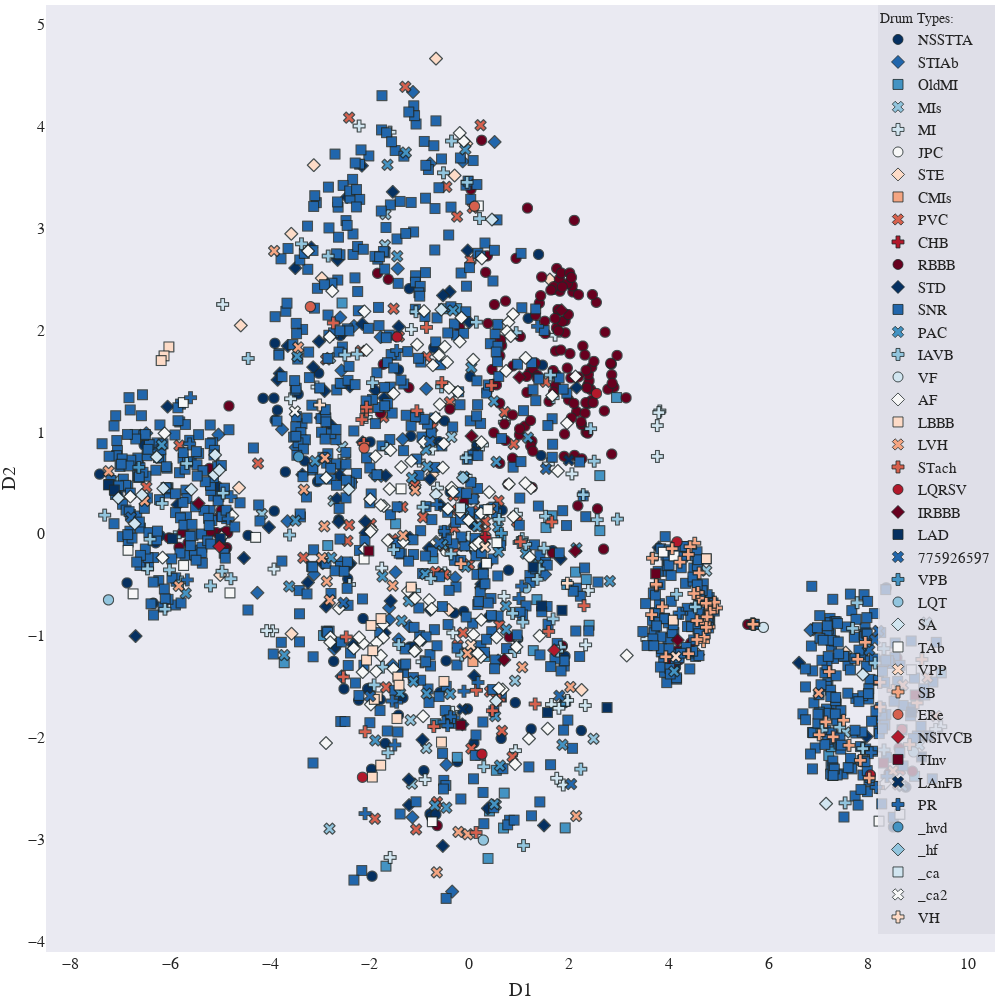

The code cell stored with this chart in its notebook:
### Code cell
from kaleido.scopes.plotly import PlotlyScope
import plotly
import plotly.express as px
nd = 3
t = TSNE(n_components=nd, random_state=0, perplexity=200, verbose=1)
#t = Isomap(n_neighbors, n_components=num_d)
#t = LocallyLinearEmbedding(n_neighbors,n_components=num_d)
# t = SpectralEmbedding(n_neighbors=10,n_components=nd, random_state=1)
df = temp_df
df = plotly_able_df(df, mapper = t, num_d = nd,)
scope = PlotlyScope()

fig = px.scatter(df, x="D1",y="D2",color="label", symbol = 'label',
                    color_discrete_sequence= px.colors.sequential.RdBu_r)
# title_text='2 Dimensional Projection of Latent Variables'
fig.update_layout(
 autosize=False,title_text='',title=None,title_x=0.5, title_y=0.98,
                    template="seaborn",
                    width=1000,
                    height=1000, margin=dict( r=5, l=10, b=0, t=5),
                    font_family="Times New Roman",
                    font_size=16,
                    title_font_family="Times New Roman",
                    title_font_size=28,
                    legend=dict(bgcolor='rgba(220,220,230,0.8)',orientation="v",yanchor="top",y=1,xanchor="right",x=1,
                        font = dict(size=15),title_font = dict(size=14)),
                    legend_title_text="Drum Types:",
                )

fig.update_traces(marker=dict(size=10,opacity=1,line=dict(width=1,color='rgba(30,40,40,0.8)')))
fig.update_xaxes(showgrid=False,zeroline=False,)

fig.update_yaxes(showgrid=False,zeroline=False,)

g=fig
fig.show()
with open("t-SNE.pdf", "wb") as f:
    f.write(scope.transform(fig, format="pdf", width=1000,height=1000,  ))

### Figure 1 — Plotly figure (JSON) as saved in the notebook; plotly's stock layout.template omitted (floating-point values rounded to 4 significant figures; data arrays with more than 128 entries replaced by an {"elided": "..."} marker saying what was removed)
{"data": [{"hovertemplate": "label=NSSTTA<br>D1=%{x}<br>D2=%{y}<extra></extra>", "legendgroup": "NSSTTA", "marker": {"color": "rgb(5,48,97)", "line": {"color": "rgba(30,40,40,0.8)", "width": 1}, "opacity": 1, "size": 10, "symbol": "circle"}, "mode": "markers", "name": "NSSTTA", "showlegend": true, "type": "scattergl", "x": [1.436, -2.441, -3.024, -1.335, 0.6559, -0.3881, -3.916, -2.581, -1.177, -2.133, -0.792, -2.041, -0.1145, -3.482, -0.716, 0.08939, -0.9148, -0.3083, -0.0734, 0.01388, -3.692, -0.468, -3.921, -1.964, -3.852, -0.762, 1.464, -3.312, -1.786, -0.03795, -0.2413, 1.917, -1.193, -0.6109, -1.423, -2.517, -1.954, 0.636, -3.898, -4.44, 0.7834, -2.621, -1.422, -0.5942, -5.057, 8.752, -3.903, 0.9675, -2.592, 0.9192, -1.689, -3.305, -1.124, -2.223, 1.901, -1.205, -1.992, -6.867, 8.358, -0.5003, -2.723, 0.3906, 1.668, -3.047, -6.202, 8.503, 2.243, -4.139, -7.048, 0.2758, -7.417, -4.98, -6.342, 1.238, -6.523, 1.179, 1.74, 4.133, 0.1024, -0.6739, 0.1501, 0.1501, -3.435, -6.294, 1.386, 0.1996], "xaxis": "x", "y": [0.7679, -0.4407, 1.576, -1.608, 0.232, 0.4111, 0.2238, -0.3247, 0.9572, -0.8307, -2.747, -1.518, -0.7602, 1.42, 1.825, -2.051, -2.323, -0.7771, 0.5542, 1.542, 0.6078, -1.245, 1.331, -2.309, 1.213, -2.777, 1.655, 0.9251, -1.626, -1.717, -2.235, -1.2, -1.109, 0.9044, -1.779, -1.52, -3.358, -2.007, 1.116, -0.01538, -0.3568, 0.1388, 1.609, -1.555, 0.4664, -2.485, 1.869, -1.026, 1.945, -1.656, -2.055, 0.7154, -1.109, -1.632, -1.658, 2.406, 0.9021, -0.4812, -0.5293, 1.109, -1.25, -0.8172, -0.1646, 0.512, -0.01777, -2.875, -1.93, 1.33, 0.3762, -0.3189, 0.5856, -0.04194, -0.6805, -1.914, 0.8697, 2.114, 1.559, -1.309, -0.1637, -2.751, 0.8665, 0.8666, 1.371, -0.08743, 2.741, -1.158], "yaxis": "y"}, {"hovertemplate": "label=STIAb<br>D1=%{x}<br>D2=%{y}<extra></extra>", "legendgroup": "STIAb", "marker": {"color": "rgb(33,102,172)", "line": {"color": "rgba(30,40,40,0.8)", "width": 1}, "opacity": 1, "size": 10, "symbol": "diamond"}, "mode": "markers", "name": "STIAb", "showlegend": true, "type": "scattergl", "x": [-1.897, -1.608, -2.317, -1.438, -0.8666, -1.145, -3.65, -0.2844, -2.563, -2.712, -3.485, -5.035, 6.892, -0.7899, -1.781, -3.759, 1.514, -2.571, -1.133, -2.568, -0.1351, -1.419, -3.118, -4.255, -6.482, 6.842, -1.61, -2.374, -2.568, -0.4622, -1.541, -1.772, -0.8118, -1.208, 0.5038, -1.483, -1.34, -2.593, -0.3471, 8.169], "xaxis": "x", "y": [0.5728, -0.8423, 2.038, 2.602, 1.423, -2.78, 0.1243, -0.4291, -1.398, -1.129, 0.8482, 0.9734, -0.9369, 3.632, 1.93, 1.025, -0.3987, -0.2794, 4.334, 1.602, 3.654, -1.034, -0.3982, -0.5782, 0.9874, -0.9446, -0.7251, 0.508, 0.655, -2.264, -1.287, 0.5681, 0.9664, -0.9051, 3.844, -0.377, 0.9287, 2.123, -3.509, -1.806], "yaxis": "y"}, {"hovertemplate": "label=OldMI<br>D1=%{x}<br>D2=%{y}<extra></extra>", "legendgroup": "OldMI", "marker": {"color": "rgb(67,147,195)", "line": {"color": "rgba(30,40,40,0.8)", "width": 1}, "opacity": 1, "size": 10, "symbol": "square"}, "mode": "markers", "name": "OldMI", "showlegend": true, "type": "scattergl", "x": [-0.2441, 0.5394, 1.921, 0.632, 2.127, -2.929, 0.373, 2.949, 2.614, 0.6829, 1.93, -0.2562, -0.6834, -0.5217, 7.206, 7.283, -1.675, 2.614, 0.3043, -2.842, 1.655, 1.353, 1.535, 1.28, 2.344, 0.2223, -3.716, 1.952, -0.7305, 0.6974, -2.555, 2.401, 0.4005, -1.481, 8.929, 7.256, 9.464], "xaxis": "x", "y": [-2.192, -2.319, -2.884, -0.06453, -0.3755, -0.9978, -3.184, 1.337, 0.571, -2.886, -1.64, 2.21, -1.862, 2.208, -2.175, -2.37, -3.26, 0.03159, -1.203, -0.1148, 0.1776, -0.6453, 0.06181, -1.145, -0.4483, -2.169, -1.264, -0.497, -0.2428, -2.544, 2.264, -0.8963, -2.718, 0.0986, -2.378, -2.088, -1.363], "yaxis": "y"}, {"hovertemplate": "label=MIs<br>D1=%{x}<br>D2=%{y}<extra></extra>", "legendgroup": "MIs", "marker": {"color": "rgb(146,197,222)", "line": {"color": "rgba(30,40,40,0.8)", "width": 1}, "opacity": 1, "size": 10, "symbol": "x"}, "mode": "markers", "name": "MIs", "showlegend": true, "type": "scattergl", "x": [-0.3614, -1.685, -1.181, -4.162, -1.695, -2.85, 0.5285, 9.167, 4.749, 0.6321, -1.154, -2.727, -0.8662, -7.086, -2.553, 0.9132, -2.794, -2.808, 2.488, 7.541, 9.02], "xaxis": "x", "y": [0.9493, 3.136, -1.826, 0.1934, 2.831, 1.074, -2.658, -0.8707, -0.3613, -1.234, -2.45, 0.3228, -2.101, 0.5248, 0.8535, -1.441, 1.726, -2.892, -2.01, -1.947, -2.072], "yaxis": "y"}, {"hovertemplate": "label=MI<br>D1=%{x}<br>D2=%{y}<extra></extra>", "legendgroup": "MI", "marker": {"color": "rgb(209,229,240)", "line": {"color": "rgba(30,40,40,0.8)", "width": 1}, "opacity": 1, "size": 10, "symbol": "cross"}, "mode": "markers", "name": "MI", "showlegend": true, "type": "scattergl", "x": [-3.948, 1.968, 1.882, 0.2612, 0.9464, 1.646, -0.4387, -0.4938, -5.449, -3.921, 2.33, 2.055, -3.587, 1.75, 3.741, 9.453, 9.351, 3.558, -4.951, -1.76, -0.01865, 0.9417, -0.6422, -0.334, -0.3359, 3.769, 0.9235, 3.818, 3.767, -0.7397, 0.01445, 3.798, -1.591, 0.03472, -1.007, 1.794, -2.213, 2.323, 1.582, 0.1846, -0.9515, -2.072, -0.8909, -1.595, -4.068, -2.406, -2.516, -1.165, 0.6999, 1.718, 2.386, 0.6932, 0.07026, -3.058], "xaxis": "x", "y": [-0.951, -1.634, -2.463, 0.872, -1.033, -1.674, 0.009297, -0.3829, -0.1683, -0.3455, -1.089, 0.5882, 1.325, -2.398, -0.2064, -1.892, -1.918, -1.035, 2.25, -0.3362, -0.03413, 0.1931, 0.4491, -0.971, -1.751, 0.7594, -2.127, 1.205, 1.062, 0.8321, 0.5254, 1.19, -3.174, 3.446, 0.7141, -1.711, 4.0, -1.684, 0.6855, -0.1499, -1.255, 1.142, -2.411, 3.94, -0.9495, -0.4964, 0.7594, 2.004, 1.095, 1.948, -0.5556, -0.6134, -0.1467, 1.44], "yaxis": "y"}, {"hovertemplate": "label=JPC<br>D1=%{x}<br>D2=%{y}<extra></extra>", "legendgroup": "JPC", "marker": {"color": "rgb(247,247,247)", "line": {"color": "rgba(30,40,40,0.8)", "width": 1}, "opacity": 1, "size": 10, "symbol": "circle"}, "mode": "markers", "name": "JPC", "showlegend": true, "type": "scattergl", "x": [-0.4738], "xaxis": "x", "y": [-0.1711], "yaxis": "y"}, {"hovertemplate": "label=STE<br>D1=%{x}<br>D2=%{y}<extra></extra>", "legendgroup": "STE", "marker": {"color": "rgb(253,219,199)", "line": {"color": "rgba(30,40,40,0.8)", "width": 1}, "opacity": 1, "size": 10, "symbol": "diamond"}, "mode": "markers", "name": "STE", "showlegend": true, "type": "scattergl", "x": [-3.123, -1.097, -2.962, -0.671, -4.622, -4.587, -0.4156, 2.249, -0.06348, -3.574, 7.547, -4.999, -3.568, 1.612, -6.598, 4.588, -0.2984, -0.7441], "xaxis": "x", "y": [3.616, 0.4778, 2.508, 4.662, 0.4526, 2.044, -0.7455, -1.531, 3.828, 2.943, -1.165, -0.4036, -0.9795, 2.495, 0.9627, -1.185, 3.515, 0.5842], "yaxis": "y"}, {"hovertemplate": "label=CMIs<br>D1=%{x}<br>D2=%{y}<extra></extra>", "legendgroup": "CMIs", "marker": {"color": "rgb(244,165,130)", "line": {"color": "rgba(30,40,40,0.8)", "width": 1}, "opacity": 1, "size": 10, "symbol": "square"}, "mode": "markers", "name": "CMIs", "showlegend": true, "type": "scattergl", "x": [0.06919], "xaxis": "x", "y": [-1.253], "yaxis": "y"}, {"hovertemplate": "label=PVC<br>D1=%{x}<br>D2=%{y}<extra></extra>", "legendgroup": "PVC", "marker": {"color": "rgb(214,96,77)", "line": {"color": "rgba(30,40,40,0.8)", "width": 1}, "opacity": 1, "size": 10, "symbol": "x"}, "mode": "markers", "name": "PVC", "showlegend": true, "type": "scattergl", "x": [-2.414, -1.097, 8.596, -3.333, 0.01446, 0.4115, 0.2986, 0.3128, -0.3945, -0.931, -1.346, 0.6511, -0.4635, -0.2344, 0.7056, -2.447, -0.6039, -1.727, -0.6797, -2.177, -1.543, -2.876, 1.53, -5.819, 4.054, -0.248, -0.1011, 0.3179, -1.287, -0.008463, -0.1089, -0.7453, 0.9531, 0.3612, -1.522, -1.07, -0.3236, 0.06594, -0.3239, 0.5993, -0.6504, 0.1868, 0.3028, -0.3033, -0.2356, -0.1288, 0.583, -2.414, -4.241, 0.09119, -1.672, -0.4981, 0.2226, -0.5232, 0.02129, 0.1773, 0.8871, 0.8629, -6.48, 8.635, -1.978, 0.2608, -1.415, 0.03792, -0.8591, -1.897], "xaxis": "x", "y": [4.083, 0.4778, -2.458, -0.2348, 0.1421, -1.547, 0.229, 0.1213, 1.291, 0.1622, 0.2638, -1.932, 3.404, -1.092, 1.194, -0.06896, -0.3948, 1.144, -0.3734, 1.795, -0.05281, 1.71, 1.491, 0.8664, -1.003, 3.112, 0.1722, 0.02166, 4.385, -0.2978, -0.1183, 1.044, 0.1191, -0.2718, 2.209, -2.899, 0.3743, 3.199, -0.1867, -0.8953, -2.631, 0.07634, -0.06511, 0.05643, 0.2347, -0.9708, 0.3234, 0.08719, 0.6905, 0.3374, -1.505, -0.3994, 4.008, -0.1191, 2.687, 0.2252, 0.8812, -2.187, 0.4599, -2.318, 0.09613, -0.3833, 1.935, -2.106, 1.735, -2.795], "yaxis": "y"}, {"hovertemplate": "label=CHB<br>D1=%{x}<br>D2=%{y}<extra></extra>", "legendgroup": "CHB", "marker": {"color": "rgb(178,24,43)", "line": {"color": "rgba(30,40,40,0.8)", "width": 1}, "opacity": 1, "size": 10, "symbol": "cross"}, "mode": "markers", "name": "CHB", "showlegend": true, "type": "scattergl", "x": [0.3126], "xaxis": "x", "y": [-0.03393], "yaxis": "y"}, {"hovertemplate": "label=RBBB<br>D1=%{x}<br>D2=%{y}<extra></extra>", "legendgroup": "RBBB", "marker": {"color": "rgb(103,0,31)", "line": {"color": "rgba(30,40,40,0.8)", "width": 1}, "opacity": 1, "size": 10, "symbol": "circle"}, "mode": "markers", "name": "RBBB", "showlegend": true, "type": "scattergl", "x": {"elided": "163 float values"}, "xaxis": "x", "y": {"elided": "163 float values"}, "yaxis": "y"}, {"hovertemplate": "label=STD<br>D1=%{x}<br>D2=%{y}<extra></extra>", "legendgroup": "STD", "marker": {"color": "rgb(5,48,97)", "line": {"color": "rgba(30,40,40,0.8)", "width": 1}, "opacity": 1, "size": 10, "symbol": "diamond"}, "mode": "markers", "name": "STD", "showlegend": true, "type": "scattergl", "x": [-0.143, -0.005742, -1.212, -2.092, -3.352, -0.5344, -2.084, -3.644, -2.455, -2.658, -2.611, -3.803, -1.417, -0.4199, -3.241, -6.654, -6.054, -0.7828, 2.15, -1.711, -2.943, -2.158, 0.3693, -2.52, -3.017, -3.134, -3.848, -1.883, -0.9424, 1.495, -2.334, -0.3978, 4.838, -2.773, -1.679, 0.2397, -2.907, -1.214, 0.03822, -1.538, 7.969, 3.798, -0.9421, -0.5785, -0.03448, 0.2354, 0.08137, -0.5305, -1.758, -1.194, -2.983, -3.172, 0.09592, -2.397, -2.39, -2.148, -2.876, -1.58, -1.701, -0.7909, -5.855, 1.827, -2.419, -0.8095, -2.684, -2.645, -3.494, -4.524, -4.022, 0.1709, -2.143, -6.697, -5.526, 6.61, -2.625], "xaxis": "x", "y": [-1.868, 2.076, -2.66, 0.1211, 0.5809, -3.062, 0.008861, 1.843, 3.303, 0.345, 0.5717, 1.573, 2.033, -1.798, -0.4772, 0.6982, 1.247, -0.7458, 1.435, 1.332, -0.2885, 3.611, -2.693, 1.979, 1.887, 1.635, 1.511, 1.405, -1.04, -2.86, -1.087, 2.375, -0.6419, 1.064, 0.5715, -0.4929, 1.401, -2.41, 0.1058, 3.355, -1.988, -0.1335, -2.02, 0.2809, 2.779, -0.5282, 0.7929, 2.339, -1.01, -0.03844, 1.139, 2.808, -1.394, 1.447, -0.2892, 2.059, -0.7124, -0.658, -0.9706, 0.5362, 0.2852, -0.245, -0.3062, -0.1402, -1.102, 2.687, 2.607, -0.2367, 0.065, -1.151, 0.8989, -1.003, -0.2287, -1.264, 0.1163], "yaxis": "y"}, {"hovertemplate": "label=SNR<br>D1=%{x}<br>D2=%{y}<extra></extra>", "legendgroup": "SNR", "marker": {"color": "rgb(33,102,172)", "line": {"color": "rgba(30,40,40,0.8)", "width": 1}, "opacity": 1, "size": 10, "symbol": "square"}, "mode": "markers", "name": "SNR", "showlegend": true, "type": "scattergl", "x": {"elided": "926 float values"}, "xaxis": "x", "y": {"elided": "926 float values"}, "yaxis": "y"}, {"hovertemplate": "label=PAC<br>D1=%{x}<br>D2=%{y}<extra></extra>", "legendgroup": "PAC", "marker": {"color": "rgb(67,147,195)", "line": {"color": "rgba(30,40,40,0.8)", "width": 1}, "opacity": 1, "size": 10, "symbol": "x"}, "mode": "markers", "name": "PAC", "showlegend": true, "type": "scattergl", "x": [0.5757, -6.173, 0.5841, -1.362, 0.4986, -1.449, -0.4637, -0.5386, -3.616, 7.986, 4.106, -2.774, -0.8579, 0.5159, -0.123, 0.7359, -0.6949, 1.38, -0.8721, -1.746, -3.488, -3.454, -1.645, 0.03761, -0.1163, -0.8888, 0.151, -1.154, -0.8495, -1.889, -1.276, 0.611, -1.39, 0.5426, 1.174, 2.147, -0.08276, 1.864, 8.685, -0.332, -0.07993, 2.816, 1.13, -0.3847, -3.096, -1.217, -1.124, 0.731, 0.4923, -5.691, -3.715], "xaxis": "x", "y": [0.06597, 0.8722, -0.1755, -0.8527, -2.651, 2.723, -2.686, -0.1072, -0.5157, -1.091, -1.349, -0.2344, -1.566, -1.788, 0.2391, -0.9393, -2.665, -0.3027, 0.8257, -0.4187, 0.129, 1.741, 3.62, 1.633, 0.5603, -0.395, 0.07409, 0.5497, 0.6604, -2.026, 3.74, -2.273, -1.564, 0.7064, 0.9433, -0.1419, 3.771, -2.069, -2.475, 2.191, -0.3223, -0.4639, -0.1942, -1.571, 0.7136, -0.6603, -1.449, -0.7087, 1.3, -0.5827, -1.189], "yaxis": "y"}, {"hovertemplate": "label=IAVB<br>D1=%{x}<br>D2=%{y}<extra></extra>", "legendgroup": "IAVB", "marker": {"color": "rgb(146,197,222)", "line": {"color": "rgba(30,40,40,0.8)", "width": 1}, "opacity": 1, "size": 10, "symbol": "cross"}, "mode": "markers", "name": "IAVB", "showlegend": true, "type": "scattergl", "x": [7.888, -2.833, -0.9292, -0.1554, 1.679, -1.1, -0.04747, 1.625, 1.06, -0.06519, 1.07, 8.315, 4.153, -0.3599, 2.282, 1.825, 1.085, 0.8656, -4.438, -1.519, -1.418, -6.164, -7.316, -5.194, -5.671, 8.313, 8.136, 7.07, 0.9964, -1.944, 1.396, -4.962, -2.25, 0.2023, 2.43, 2.563, 0.937, -1.634, -3.608, 0.1377, -6.457, 7.536, -3.369, 1.358, 0.2874, 1.678, -0.7746, 1.494, 0.9065, -6.107, 8.631, -0.37, -1.745, -4.784, -0.5207, 0.5922, -1.073, 1.527, 2.967, -1.912, -5.903, -6.406, -5.775, 7.776, 7.683, 1.768, 1.128, 2.502, -4.941, 4.53, 7.426, -0.5592, -1.659, -2.501, 2.233, -6.017], "xaxis": "x", "y": [-2.106, 2.725, 0.262, -1.19, 1.335, -0.557, 3.447, 1.558, -0.04745, 0.7466, -0.8668, -2.12, -0.5929, 3.853, 0.3846, -1.111, -3.057, -0.7803, 1.72, -0.1546, -1.086, 0.298, 0.1836, -0.5104, 0.6902, -1.126, -1.267, -1.926, -0.08479, 1.483, -0.3447, -0.3664, 1.763, 3.093, 1.031, 0.1387, 1.973, -2.147, -0.01124, 2.076, -0.3433, -2.639, 2.845, -0.4462, -2.284, -0.8342, -0.4386, -0.1405, -1.154, -0.739, -2.453, -0.1968, -1.307, -0.4402, 3.542, 0.1421, 2.179, 0.172, 0.1449, -1.482, -0.02867, -0.05247, -0.472, -0.6753, -0.9279, -1.15, -0.1027, 0.7125, 0.3992, -0.717, -1.896, 1.442, 0.8378, 1.755, -2.308, -0.3533], "yaxis": "y"}, {"hovertemplate": "label=VF<br>D1=%{x}<br>D2=%{y}<extra></extra>", "legendgroup": "VF", "marker": {"color": "rgb(209,229,240)", "line": {"color": "rgba(30,40,40,0.8)", "width": 1}, "opacity": 1, "size": 10, "symbol": "circle"}, "mode": "markers", "name": "VF", "showlegend": true, "type": "scattergl", "x": [5.895], "xaxis": "x", "y": [-0.9174], "yaxis": "y"}, {"hovertemplate": "label=AF<br>D1=%{x}<br>D2=%{y}<extra></extra>", "legendgroup": "AF", "marker": {"color": "rgb(247,247,247)", "line": {"color": "rgba(30,40,40,0.8)", "width": 1}, "opacity": 1, "size": 10, "symbol": "diamond"}, "mode": "markers", "name": "AF", "showlegend": true, "type": "scattergl", "x": [-0.9295, 0.2489, -1.233, 0.7805, -1.962, -2.789, -1.601, -1.977, 1.193, -1.991, -0.3584, -1.521, 0.2301, 0.9158, -1.167, -0.1947, 0.3955, 0.6648, -1.883, -0.6133, 0.08166, -6.116, -4.971, -1.731, -0.5943, -2.067, -2.614, 0.1669, -1.636, -0.33, 0.2301, -2.802, 0.1134, -0.1616, 0.7547, -1.369, -2.792, 0.8827, -6.803, -1.987, 0.5434, 3.154, -1.076, 2.127, -2.129, -1.725, 1.233, -3.237, 0.7355, -2.143, 1.121, -0.1147, 0.2364, -0.9129, -4.759, -1.092, -0.7341, -0.4122, -0.1869, -1.861, -1.718, -1.05, -0.4944, -2.101, 0.2401, -1.525, -0.4478, 1.66, -2.215, -2.752, -0.5136, 1.127, -2.108, 0.8751, -1.585, -0.6682, 0.9427, -1.325, -1.872, -2.878, -1.777, -0.8074, 1.569, -0.1947, 0.1871, -0.9963, -2.321, -0.4326, -1.102, 8.335, -0.5344, 1.958, -0.01712, 0.8276, 1.408, -0.2324, 1.208, 0.07554, 0.7894, 0.5877, 1.773, -0.7571, -0.911, -2.873, -0.6757, -6.156, -1.778], "xaxis": "x", "y": [-1.789, 2.702, -0.5598, 2.075, 0.04063, -1.014, 0.4395, -1.674, -2.009, 0.3396, 0.4527, 1.376, -1.208, -2.259, 0.7163, 1.886, 0.4088, -1.527, 0.7606, 1.752, -0.9884, 0.9856, -0.03032, -1.019, 1.27, 1.802, -0.7302, -1.171, -0.0644, 0.4112, 0.2011, 1.932, -0.1107, 2.12, 1.986, 0.6554, -1.063, 0.1696, 0.3653, 0.02182, -1.016, -1.193, -1.143, 1.543, -1.074, -0.8891, 0.449, 2.774, 1.599, -1.356, 0.4965, 3.852, -0.8431, 0.9019, 0.1776, -0.6336, 1.654, 1.432, 0.2153, -1.069, 0.2721, 1.857, 1.836, -0.148, 0.8988, -1.323, 1.685, 1.356, -1.015, 2.382, 0.8825, 1.726, 2.182, 2.154, 0.8212, -0.08053, -1.109, -0.07581, -1.351, -2.052, -1.195, -0.649, -1.911, 3.932, -0.08675, -1.048, -1.123, 0.245, -1.15, -2.448, 0.65, 1.086, 0.1327, 1.939, -0.9996, 1.392, -0.2291, 1.708, 0.4878, -1.516, 0.617, -0.7357, 2.185, 0.5498, 1.141, -0.233, 0.2807], "yaxis": "y"}, {"hovertemplate": "label=LBBB<br>D1=%{x}<br>D2=%{y}<extra></extra>", "legendgroup": "LBBB", "marker": {"color": "rgb(253,219,199)", "line": {"color": "rgba(30,40,40,0.8)", "width": 1}, "opacity": 1, "size": 10, "symbol": "square"}, "mode": "markers", "name": "LBBB", "showlegend": true, "type": "scattergl", "x": [-2.065, -1.949, -1.849, -6.029, -1.781, 4.751, -0.5615, -1.169, -6.126, -1.437, -1.774, -1.413, -1.939, -0.5112, -1.974, -6.183, -1.908, -1.453, 4.088], "xaxis": "x", "y": [-1.238, -2.386, -1.599, 1.834, -2.269, -0.2433, -2.043, -0.5228, 1.746, -1.404, -0.8311, -1.484, -1.146, -1.448, -0.8988, 1.7, -1.624, -1.812, -0.8465], "yaxis": "y"}, {"hovertemplate": "label=LVH<br>D1=%{x}<br>D2=%{y}<extra></extra>", "legendgroup": "LVH", "marker": {"color": "rgb(244,165,130)", "line": {"color": "rgba(30,40,40,0.8)", "width": 1}, "opacity": 1, "size": 10, "symbol": "x"}, "mode": "markers", "name": "LVH", "showlegend": true, "type": "scattergl", "x": [-0.6547, -2.899, -2.803, -3.919, -0.04256, -1.332, 8.495, -2.961, -0.03383, -1.088, -3.322, -6.515, -7.238, 7.004, 1.058, -3.436, -0.2216, -2.91, -1.541, 9.358, 2.14, 9.188, 2.023, 0.4202, -5.832, 8.692, -2.861], "xaxis": "x", "y": [-3.32, 0.7427, -0.6498, 2.775, -1.173, -0.01755, -2.326, -0.2373, -2.947, 0.4264, 0.433, 0.3229, 0.6141, -1.561, -1.308, 1.829, -2.924, 0.07436, -0.5089, -1.788, -2.768, -1.408, -1.502, 0.2451, -0.511, -1.484, -0.4658], "yaxis": "y"}, {"hovertemplate": "label=STach<br>D1=%{x}<br>D2=%{y}<extra></extra>", "legendgroup": "STach", "marker": {"color": "rgb(214,96,77)", "line": {"color": "rgba(30,40,40,0.8)", "width": 1}, "opacity": 1, "size": 10, "symbol": "cross"}, "mode": "markers", "name": "STach", "showlegend": true, "type": "scattergl", "x": [-0.8626, -2.063, 0.5987, 0.1328, -0.5542, -2.093, 1.318, -2.529, 0.1394, -2.471, -0.7149, 1.65, 0.4419, 1.022, 1.589, -2.73, -1.055, -2.158, -2.119, 0.4607, 2.298, -2.065], "xaxis": "x", "y": [2.025, 1.205, -1.63, -2.93, 1.483, -1.941, -1.669, -1.403, -1.535, -1.012, -1.89, 0.1172, 1.455, -0.07644, -0.9573, 2.069, 1.207, 1.121, 0.8872, -1.735, -0.7042, 1.243], "yaxis": "y"}, {"hovertemplate": "label=LQRSV<br>D1=%{x}<br>D2=%{y}<extra></extra>", "legendgroup": "LQRSV", "marker": {"color": "rgb(178,24,43)", "line": {"color": "rgba(30,40,40,0.8)", "width": 1}, "opacity": 1, "size": 10, "symbol": "circle"}, "mode": "markers", "name": "LQRSV", "showlegend": true, "type": "scattergl", "x": [0.2497, 8.04, 4.163, -2.147, -1.451, 2.548, 8.674], "xaxis": "x", "y": [-2.161, -2.365, -0.07808, -2.388, 1.932, 1.377, -1.918], "yaxis": "y"}, {"hovertemplate": "label=IRBBB<br>D1=%{x}<br>D2=%{y}<extra></extra>", "legendgroup": "IRBBB", "marker": {"color": "rgb(103,0,31)", "line": {"color": "rgba(30,40,40,0.8)", "width": 1}, "opacity": 1, "size": 10, "symbol": "diamond"}, "mode": "markers", "name": "IRBBB", "showlegend": true, "type": "scattergl", "x": [1.847, 2.121, -5.434, 4.176, 1.003, 0.6982, 0.04247], "xaxis": "x", "y": [2.193, -0.1701, 0.2991, -1.042, 1.536, -1.236, 0.9588], "yaxis": "y"}, {"hovertemplate": "label=LAD<br>D1=%{x}<br>D2=%{y}<extra></extra>", "legendgroup": "LAD", "marker": {"color": "rgb(5,48,97)", "line": {"color": "rgba(30,40,40,0.8)", "width": 1}, "opacity": 1, "size": 10, "symbol": "square"}, "mode": "markers", "name": "LAD", "showlegend": true, "type": "scattergl", "x": [1.279, 1.447, 9.065, 1.856, 2.761, -4.997, 1.565, -7.241, -7.123, -5.958, 9.205, 8.867], "xaxis": "x", "y": [-0.3257, -0.7076, -2.188, -0.7504, -1.704, -0.04396, -1.752, 0.4806, 0.4305, -0.04717, -1.981, -1.748], "yaxis": "y"}, {"hovertemplate": "label=775926597<br>D1=%{x}<br>D2=%{y}<extra></extra>", "legendgroup": "775926597", "marker": {"color": "rgb(33,102,172)", "line": {"color": "rgba(30,40,40,0.8)", "width": 1}, "opacity": 1, "size": 10, "symbol": "x"}, "mode": "markers", "name": "775926597", "showlegend": true, "type": "scattergl", "x": [-2.528, -6.789, 8.019, -0.7914, 1.536, 1.802, 8.129, -1.994, 2.039, -0.6117, 8.2], "xaxis": "x", "y": [-0.6766, 0.1613, -1.14, 0.9064, 0.6379, -1.589, -1.039, -1.592, -2.454, -0.08963, -0.9527], "yaxis": "y"}, {"hovertemplate": "label=VPB<br>D1=%{x}<br>D2=%{y}<extra></extra>", "legendgroup": "VPB", "marker": {"color": "rgb(67,147,195)", "line": {"color": "rgba(30,40,40,0.8)", "width": 1}, "opacity": 1, "size": 10, "symbol": "cross"}, "mode": "markers", "name": "VPB", "showlegend": true, "type": "scattergl", "x": [0.6393, -6.632], "xaxis": "x", "y": [0.004709, 0.6518], "yaxis": "y"}, {"hovertemplate": "label=LQT<br>D1=%{x}<br>D2=%{y}<extra></extra>", "legendgroup": "LQT", "marker": {"color": "rgb(146,197,222)", "line": {"color": "rgba(30,40,40,0.8)", "width": 1}, "opacity": 1, "size": 10, "symbol": "circle"}, "mode": "markers", "name": "LQT", "showlegend": true, "type": "scattergl", "x": [-7.24, 0.2781, 1.136, 8.908], "xaxis": "x", "y": [-0.6474, -3.004, -0.531, -2.139], "yaxis": "y"}, {"hovertemplate": "label=SA<br>D1=%{x}<br>D2=%{y}<extra></extra>", "legendgroup": "SA", "marker": {"color": "rgb(209,229,240)", "line": {"color": "rgba(30,40,40,0.8)", "width": 1}, "opacity": 1, "size": 10, "symbol": "diamond"}, "mode": "markers", "name": "SA", "showlegend": true, "type": "scattergl", "x": [-6.274, -6.569, -5.102, -6.714, -0.671, -2.422, -0.5647, 0.5356, -5.117, -5.581, 7.891, -6.14, 0.4513, -7.042, 7.153, -5.018], "xaxis": "x", "y": [0.7545, 0.3816, 0.774, 0.0991, 0.3857, 0.4362, 2.199, -1.639, 0.5794, 0.4345, -1.38, 0.4452, 3.083, 0.3507, -2.647, 0.625], "yaxis": "y"}, {"hovertemplate": "label=TAb<br>D1=%{x}<br>D2=%{y}<extra></extra>", "legendgroup": "TAb", "marker": {"color": "rgb(247,247,247)", "line": {"color": "rgba(30,40,40,0.8)", "width": 1}, "opacity": 1, "size": 10, "symbol": "square"}, "mode": "markers", "name": "TAb", "showlegend": true, "type": "scattergl", "x": [8.633, 0.5518, -4.804, 3.886, 0.1789, -0.745, 4.104, 0.371, 0.342, -6.746, -5.74, 8.215, -4.289, -1.372, 8.864, -2.113, -6.848, -5.734], "xaxis": "x", "y": [-2.751, -0.0863, -0.5792, -0.1794, 3.217, -2.824, -0.2169, 0.2382, -0.288, -0.5885, 1.288, -2.818, -0.03441, 0.4416, -1.333, -0.2468, -0.1616, -0.3101], "yaxis": "y"}, {"hovertemplate": "label=VPP<br>D1=%{x}<br>D2=%{y}<extra></extra>", "legendgroup": "VPP", "marker": {"color": "rgb(253,219,199)", "line": {"color": "rgba(30,40,40,0.8)", "width": 1}, "opacity": 1, "size": 10, "symbol": "x"}, "mode": "markers", "name": "VPP", "showlegend": true, "type": "scattergl", "x": [4.141, 0.02834, 0.3111], "xaxis": "x", "y": [-1.204, -1.092, -0.1294], "yaxis": "y"}, {"hovertemplate": "label=SB<br>D1=%{x}<br>D2=%{y}<extra></extra>", "legendgroup": "SB", "marker": {"color": "rgb(244,165,130)", "line": {"color": "rgba(30,40,40,0.8)", "width": 1}, "opacity": 1, "size": 10, "symbol": "cross"}, "mode": "markers", "name": "SB", "showlegend": true, "type": "scattergl", "x": [3.94, 3.655, 7.216, 9.075, 7.147, 7.295, 8.018, 3.748, 4.778, 4.955, 4.73, 5.68, 7.504, 3.868, 4.563, 4.805, 4.827, 5.702, -0.1701, 4.519, 4.695, 4.426, 4.607, 4.83, 4.394, 8.233, 7.613, 3.672, 4.584, 4.806, 8.239, 7.841, 8.201, 8.828, 7.015, 4.222, 4.066, 4.606, 4.502, 3.747, 4.389, 4.705, 4.915, 4.563, 4.766, 8.979, 7.941, 4.749, 4.751, 5.686, 8.497, 7.787], "xaxis": "x", "y": [-1.206, -0.7924, -1.351, -1.232, -1.845, -1.992, -2.395, -0.5086, -0.6994, -0.727, -0.8751, -0.8819, -1.829, -0.7158, -0.8509, -0.7594, -0.7467, -0.8889, -0.2931, -0.09215, -1.057, -0.1259, -0.63, -0.7697, -1.175, -1.457, -2.075, -0.2397, -0.5746, -0.913, -1.698, -2.222, -2.489, -2.066, -1.971, -0.2776, -0.1447, -0.3833, -0.585, -0.4955, -0.2022, -1.014, -0.6705, -1.037, -0.8144, -1.658, -1.064, -0.6808, -0.9173, -0.8871, -1.536, -1.23], "yaxis": "y"}, {"hovertemplate": "label=ERe<br>D1=%{x}<br>D2=%{y}<extra></extra>", "legendgroup": "ERe", "marker": {"color": "rgb(214,96,77)", "line": {"color": "rgba(30,40,40,0.8)", "width": 1}, "opacity": 1, "size": 10, "symbol": "circle"}, "mode": "markers", "name": "ERe", "showlegend": true, "type": "scattergl", "x": [-2.111, 0.1009, -3.191], "xaxis": "x", "y": [0.8412, 3.214, 2.228], "yaxis": "y"}, {"hovertemplate": "label=NSIVCB<br>D1=%{x}<br>D2=%{y}<extra></extra>", "legendgroup": "NSIVCB", "marker": {"color": "rgb(178,24,43)", "line": {"color": "rgba(30,40,40,0.8)", "width": 1}, "opacity": 1, "size": 10, "symbol": "diamond"}, "mode": "markers", "name": "NSIVCB", "showlegend": true, "type": "scattergl", "x": [-5.017, 1.701], "xaxis": "x", "y": [-0.123, -1.141], "yaxis": "y"}, {"hovertemplate": "label=TInv<br>D1=%{x}<br>D2=%{y}<extra></extra>", "legendgroup": "TInv", "marker": {"color": "rgb(103,0,31)", "line": {"color": "rgba(30,40,40,0.8)", "width": 1}, "opacity": 1, "size": 10, "symbol": "square"}, "mode": "markers", "name": "TInv", "showlegend": true, "type": "scattergl", "x": [8.941, -2.02, -0.1723, 8.304, 3.735], "xaxis": "x", "y": [-1.581, -0.1679, -1.877, -2.248, -0.3915], "yaxis": "y"}, {"hovertemplate": "label=LAnFB<br>D1=%{x}<br>D2=%{y}<extra></extra>", "legendgroup": "LAnFB", "marker": {"color": "rgb(5,48,97)", "line": {"color": "rgba(30,40,40,0.8)", "width": 1}, "opacity": 1, "size": 10, "symbol": "x"}, "mode": "markers", "name": "LAnFB", "showlegend": true, "type": "scattergl", "x": [-0.1374, 1.994], "xaxis": "x", "y": [-1.722, 0.7238], "yaxis": "y"}, {"hovertemplate": "label=PR<br>D1=%{x}<br>D2=%{y}<extra></extra>", "legendgroup": "PR", "marker": {"color": "rgb(33,102,172)", "line": {"color": "rgba(30,40,40,0.8)", "width": 1}, "opacity": 1, "size": 10, "symbol": "cross"}, "mode": "markers", "name": "PR", "showlegend": true, "type": "scattergl", "x": [-1.46, -5.594, -0.3121, -0.5044, 0.171, -0.3794, -5.613, 8.06, 4.258, -1.498, 0.9917, -2.094, -0.6539, -0.5129, -5.659, 8.375, -0.4376, -4.84, -1.46, -1.55, 1.048, 1.368, -4.78, 8.156, 4.208, -0.1103], "xaxis": "x", "y": [1.798, 1.336, -1.803, 0.02403, -1.458, -1.793, 0.8827, -2.146, -0.7795, -2.07, -0.6345, -2.744, 0.2872, -1.845, -0.4513, -2.379, -1.881, 0.1472, -1.651, -1.639, -0.5128, 2.036, 0.3645, -2.487, -0.7767, -1.544], "yaxis": "y"}, {"hovertemplate": "label=_hvd<br>D1=%{x}<br>D2=%{y}<extra></extra>", "legendgroup": "_hvd", "marker": {"color": "rgb(67,147,195)", "line": {"color": "rgba(30,40,40,0.8)", "width": 1}, "opacity": 1, "size": 10, "symbol": "circle"}, "mode": "markers", "name": "_hvd", "showlegend": true, "type": "scattergl", "x": [-3.425], "xaxis": "x", "y": [0.7564], "yaxis": "y"}, {"hovertemplate": "label=_hf<br>D1=%{x}<br>D2=%{y}<extra></extra>", "legendgroup": "_hf", "marker": {"color": "rgb(146,197,222)", "line": {"color": "rgba(30,40,40,0.8)", "width": 1}, "opacity": 1, "size": 10, "symbol": "diamond"}, "mode": "markers", "name": "_hf", "showlegend": true, "type": "scattergl", "x": [-0.1295], "xaxis": "x", "y": [0.55], "yaxis": "y"}, {"hovertemplate": "label=_ca<br>D1=%{x}<br>D2=%{y}<extra></extra>", "legendgroup": "_ca", "marker": {"color": "rgb(209,229,240)", "line": {"color": "rgba(30,40,40,0.8)", "width": 1}, "opacity": 1, "size": 10, "symbol": "square"}, "mode": "markers", "name": "_ca", "showlegend": true, "type": "scattergl", "x": [-0.1789], "xaxis": "x", "y": [0.2562], "yaxis": "y"}, {"hovertemplate": "label=_ca2<br>D1=%{x}<br>D2=%{y}<extra></extra>", "legendgroup": "_ca2", "marker": {"color": "rgb(247,247,247)", "line": {"color": "rgba(30,40,40,0.8)", "width": 1}, "opacity": 1, "size": 10, "symbol": "x"}, "mode": "markers", "name": "_ca2", "showlegend": true, "type": "scattergl", "x": [-3.503], "xaxis": "x", "y": [1.201], "yaxis": "y"}, {"hovertemplate": "label=VH<br>D1=%{x}<br>D2=%{y}<extra></extra>", "legendgroup": "VH", "marker": {"color": "rgb(253,219,199)", "line": {"color": "rgba(30,40,40,0.8)", "width": 1}, "opacity": 1, "size": 10, "symbol": "cross"}, "mode": "markers", "name": "VH", "showlegend": true, "type": "scattergl", "x": [1.964, -3.006], "xaxis": "x", "y": [-0.4848, 1.263], "yaxis": "y"}], "layout": {"autosize": false, "font": {"family": "Times New Roman", "size": 16}, "height": 1000, "legend": {"bgcolor": "rgba(220,220,230,0.8)", "font": {"size": 15}, "orientation": "v", "title": {"font": {"size": 14}, "text": "Drum Types:"}, "tracegroupgap": 0, "x": 1, "xanchor": "right", "y": 1, "yanchor": "top"}, "margin": {"b": 0, "l": 10, "r": 5, "t": 5}, "title": {"font": {"family": "Times New Roman", "size": 28}, "text": "", "x": 0.5, "y": 0.98}, "width": 1000, "xaxis": {"anchor": "y", "autorange": true, "domain": [0, 1], "range": [-8.494, 10.54], "showgrid": false, "title": {"text": "D1"}, "type": "linear", "zeroline": false}, "yaxis": {"anchor": "x", "autorange": true, "domain": [0, 1], "range": [-4.102, 5.188], "showgrid": false, "title": {"text": "D2"}, "type": "linear", "zeroline": false}}}
